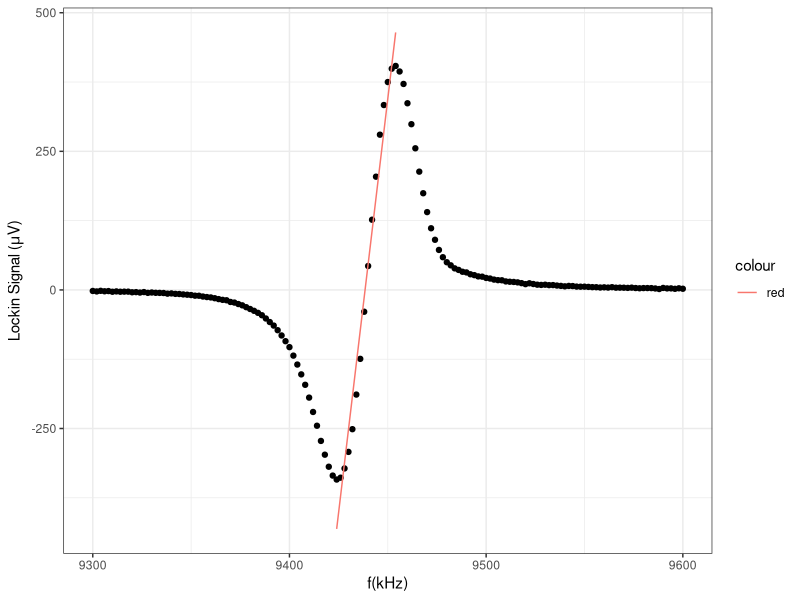

Generate this figure with R:
setwd('/Users/yunxiao/Documents/My Documents/Lab/My Thesis/template/metathesis-v2.0/data')
library(ggplot2)
library(dplyr)

df <- read.table("Protovec1T16h09m29sD10_18_2011.txt", header = FALSE, sep="\t")
df <- tbl_df(df)
df <- t(df)
df <- data.frame(df)
rownames(df) <- NULL
colnames(df) <- c("freq","signal", "c", "d")
maxindex <- which(df[,2]==max(df[,2]))
minindex <- which(df[,2]==min(df[,2]))
f <- df[minindex:maxindex,1]
s <- df[minindex:maxindex,2]
fit <- lm(s~f)
fitted_s <- fit$fitted.values
df2 <- data.frame(f, fitted_s)
ggplot() +
  geom_point(data=df, aes(x=df[,1], y=df[,2])) +
  geom_line(data=df2, aes(x=f,y=fitted_s, color='red')) +
  xlab('f(kHz)') +
  ylab(expression(paste("Lockin Signal (", mu, "V)"))) +
  theme_bw()


